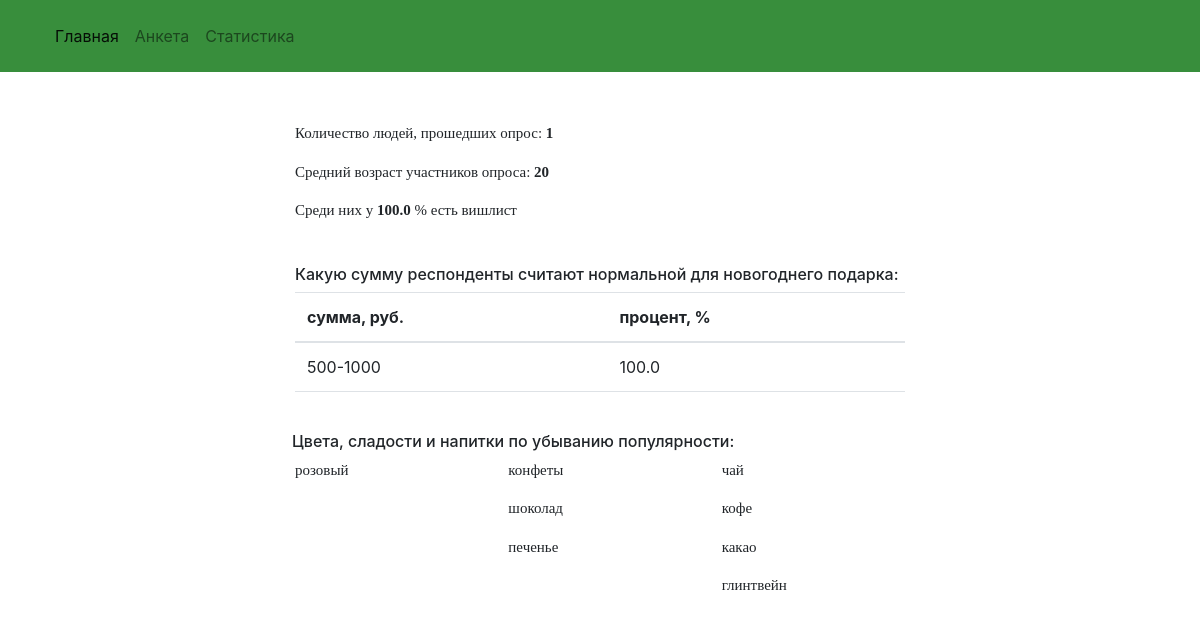
The app's page /statistics with its own data.
### models.py (models this page shows)
class Choices(db.Model):
    __tablename__ = "choices"
    id = db.Column('choice_id', db.Integer, primary_key=True)
    name = db.Column('name', db.String(100))
    ru_name = db.Column('ru_name', db.String(100))

### app.py (the view)
@app.route('/statistics', methods=['GET', 'POST'])
def statistics():
    res = {}
    count_responders = db.session.query(func.count(Responders.id))
    res['resp_num'] = count_responders.first()[0]
    age = db.session.query(func.sum(Responders.age), func.count(Responders.id))
    age = age.all()
    res['av_age'] = age[0][0] // age[0][1]
    wishlist_exists_dict = {'no': 0, 'yes': 0}
    wishlist_exist = db.session.query(Answers.answer, func.count(Answers.resp_id)) \
                    .filter(Answers.q_id == 6) \
                    .group_by(Answers.answer)
    wishlist_exists_dict.update(dict(wishlist_exist.all()))
    res['wishlistExists'] = round(wishlist_exists_dict['yes'] / (wishlist_exists_dict['yes'] + wishlist_exists_dict['no']) * 100, 2)
    present_cost = db.session.query(Answers.answer, func.count(Answers.resp_id)) \
                    .filter(Answers.q_id == 5) \
                    .group_by(Answers.answer) \
                    .order_by(-func.count(Answers.resp_id))
    res['present_cost'] = dict(present_cost.all())
    for price in res['present_cost']:
        res['present_cost'][price] = round(res['present_cost'][price] / res['resp_num'] * 100, 2)
    popular_colors = db.session.query(Choices.ru_name, func.count(SelectedChoices.resp_id)) \
                    .join(Choices) \
                    .filter(SelectedChoices.question_id == 8) \
                    .group_by(SelectedChoices.choice_id) \
                    .order_by(-func.count(SelectedChoices.resp_id))
    res['colors'] = dict(popular_colors.all())
    popular_sweets = db.session.query(Choices.ru_name, func.count(SelectedChoices.resp_id)) \
        .join(Choices) \
        .filter(SelectedChoices.question_id == 9) \
        .group_by(SelectedChoices.choice_id) \
        .order_by(-func.count(SelectedChoices.resp_id))
    res['sweets'] = dict(popular_sweets.all())
    popular_drinks = db.session.query(Choices.ru_name, func.count(SelectedChoices.resp_id)) \
        .join(Choices) \
        .filter(SelectedChoices.question_id == 10) \
        .group_by(SelectedChoices.choice_id) \
        .order_by(-func.count(SelectedChoices.resp_id))
    res['drinks'] = dict(popular_drinks.all())
    print(res)
    return render_template('statistics.html', results=res)

### templates/statistics.html (shortened to what this page needs)
{% extends 'base.html' %}
{% block content %}
    <link rel="stylesheet" href="https://stackpath.bootstrapcdn.com/bootstrap/4.4.1/css/bootstrap.min.css">
    <div class="container">
        <div class="row">
            <div class="col-sm-1 col-md-1 col-lg-2 col-xl-2"></div>
             <div class="col-sm-10 col-md-10 col-lg-8 col-xl-8">
                 <p> Количество людей, прошедших опрос: <b> {{ results["resp_num"] }} </b></p>
                 <p> Средний возраст участников опроса: <b> {{ results["av_age"] }} </b></p>
                 <p> Среди них у <b>{{ results['wishlistExists']}} </b>% есть вишлист </p>
             <br>
                 <label class="h6" for="present_cost"> Какую сумму респонденты считают нормальной для новогоднего подарка: </label>
                 <table class="table" id="present_cost">
                    <thead>
                        <th scope="col">сумма, руб.</th>
                        <th scope="col">процент, %</th>
                    </thead>
                     {% for k in results['present_cost'] %}
                        <tr>
                            <td> {{ k }} </td>
                            <td> {{ results['present_cost'][k] }} </td>
                        </tr>
                     {% endfor %}
                 </table>
                 <br>
                <div class="row">
                    <h6>Цвета, сладости и напитки по убыванию популярности: </h6>
                    <div class="col">
                        {% for k in results['colors'] %}
                            <p>{{ k }}</p>
                        {% endfor %}
                    </div>
                    <div class="col">
                        {% for k in results['sweets'] %}
                            <p>{{ k }}</p>
                        {% endfor %}
                    </div>
                    <div class="col">
                        {% for k in results['drinks'] %}
                            <p>{{ k }}</p>
                        {% endfor %}
                    </div>
                </div>
             </div>
            <div class="col-sm-1 col-md-1 col-lg-2 col-xl-2"></div>
        </div>
    </div>
{% endblock %}

### templates/base.html (shortened to what this page needs)
<!DOCTYPE html>
<html lang="en">
<head>
    <link href="https://cdn.jsdelivr.net/npm/bootstrap@5.1.3/dist/css/bootstrap.min.css" rel="stylesheet">
</head>
<body>
    <nav class="navbar navbar-light" style="background-color: #388E3C;">
        <nav class="navbar navbar-expand-lg navbar-light" style="background-color: #388E3C;">
            <div class="container-fluid">
                <div class="collapse navbar-collapse" id="navbarNavAltMarkup">
                    <div class="navbar-nav">
                        <a class="nav-link active" aria-current="page" href="/">Главная</a>
                        <a class="nav-link" href="/form">Анкета</a>
                        <a class="nav-link" href="/statistics">Статистика</a>
                    </div>
                </div>
            </div>
        </nav>
    </nav>
    <div style="margin: 50px 10%">
        {% block content %} {% endblock %}
    </div>
</body>
</html>

### templates/base.html (style rules this page uses)
body { background-color: whitesmoke; }
p { font-family: verdana; font-size: 15px; }

### records on screen
Choices: ru_name "розовый"
Choices: ru_name "конфеты"
Choices: ru_name "шоколад"
Choices: ru_name "печенье"
Choices: ru_name "чай"
Choices: ru_name "кофе"
Choices: ru_name "какао"
Choices: ru_name "глинтвейн"

### other values on screen
{{ results["resp_num"] }} "1"
{{ results["av_age"] }} "20"
{{ results['wishlistExists'] }} "100.0"
{{ k }} "500-1000"
{{ results['present_cost'][k] }} "100.0"
